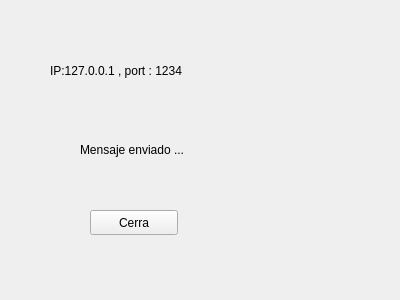
<?xml version="1.0" encoding="UTF-8"?>
<ui version="4.0">
 <class>Server</class>
 <widget class="QWidget" name="Server">
  <property name="geometry">
   <rect>
    <x>0</x>
    <y>0</y>
    <width>400</width>
    <height>300</height>
   </rect>
  </property>
  <property name="windowTitle">
   <string>Server</string>
  </property>
  <widget class="QLabel" name="lbl_ip_port">
   <property name="geometry">
    <rect>
     <x>50</x>
     <y>40</y>
     <width>281</width>
     <height>61</height>
    </rect>
   </property>
   <property name="text">
    <string>IP:127.0.0.1 , port : 1234</string>
   </property>
  </widget>
  <widget class="QPushButton" name="btn_close">
   <property name="geometry">
    <rect>
     <x>90</x>
     <y>210</y>
     <width>88</width>
     <height>25</height>
    </rect>
   </property>
   <property name="text">
    <string>Cerra</string>
   </property>
  </widget>
  <widget class="QLabel" name="lbl_message">
   <property name="geometry">
    <rect>
     <x>80</x>
     <y>140</y>
     <width>131</width>
     <height>20</height>
    </rect>
   </property>
   <property name="text">
    <string>Mensaje enviado ...</string>
   </property>
  </widget>
 </widget>
 <resources/>
 <connections/>
</ui>
